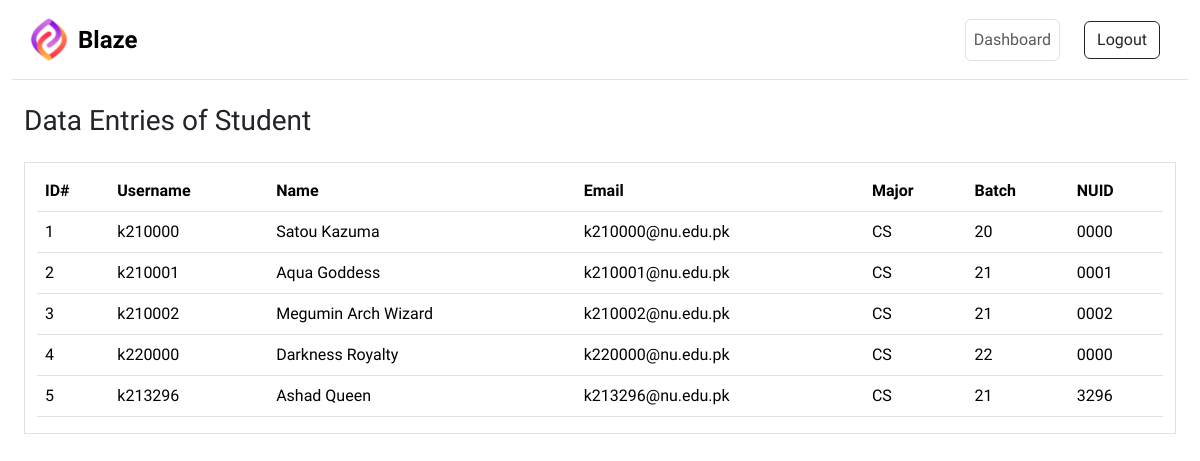
The app's page /administration/list_instance/student/ (signed in) with its own data.
### BlazeApp/models.py (models this page shows, shortened)
class Student(models.Model):
    Major_Choices = [
        ("CS", "Computer Science"),
        ("SE", "Software Engineering"),
        ("AI", "Artificial Intelligence"),
        ("CYS", "Cyber Security"),
        ("EE", "Electrical Engineering"),
    ]
    user = models.OneToOneField(User, on_delete=models.CASCADE, related_name="student")
    batch = models.CharField(
        max_length=2, null=True, validators=[validate_studentBatch]
    )
    nuid = models.CharField(max_length=4, null=True, validators=[validate_studentNUID])
    major = models.CharField(max_length=30, choices=Major_Choices, null=True)
    class Meta:
        verbose_name = "Student"
        verbose_name_plural = "Students"

class User(AbstractUser):
    profile_picture = models.ImageField(
        upload_to="profile_pics/",
        blank=True,
        null=True,
        default="profile_pics/Default_Profile_Picture.png",
        validators=[
            FileExtensionValidator(
                allowed_extensions=["jpg", "jpeg", "png"]
            ),  # Restrict allowed file extensions
            validate_profilePicture_size,  # Set a maximum file size limit (7 MB in this example)
        ],
    )
    follow = models.ManyToManyField(
        "self", symmetrical=False, related_name="followers", blank=True
    )
    class Meta:
        verbose_name = "User"
        verbose_name_plural = "Users"

### BlazeAdministration/customDecorator.py (the view)
    def _wrapped_view(request, *args, **kwargs):
        if request.user.is_authenticated and request.user.is_superuser:
            return view_func(request, *args, **kwargs)  # Allow access to admin users
        else:
            return views.page_not_found_404(request, exception=404)

### BlazeAdministration/customDecorator.py (called while the page is built)
def admin_required(view_func):
    def _wrapped_view(request, *args, **kwargs):
        if request.user.is_authenticated and request.user.is_superuser:
            return view_func(request, *args, **kwargs)  # Allow access to admin users
        else:
            return views.page_not_found_404(request, exception=404)
    return _wrapped_view

### BlazeAdministration/views.py (called while the page is built)
def list_instance(request, instanceModel):
    entitiesList = ["student", "faculty", "society"]
    if instanceModel not in entitiesList:
        return page_not_found_404(request, exception=404, message="Are you lost bro?")
    if instanceModel == entitiesList[0]:
        dataset = Student.objects.all()
    elif instanceModel == entitiesList[1]:
        dataset = Faculty.objects.all()
    else:
        dataset = Society.objects.all()
    return render(
        request,
        "BlazeAdministration/list_instance.html",
        {"model": instanceModel, "dataset": dataset},
    )

### BlazeAdministration/templates/BlazeAdministration/list_instance.html (shortened to what this page needs)
{% extends 'BlazeAdministration/base_01.html' %}
{% block body %}
  <div class="container-fluid">
    <div class="h3 mt-4 mb-4">Data Entries of {{ model|title }}</div>
    <div class="container-fluid my-3 border pt-2">
      <table class="table table-hover ">
        <thead>
          <tr>
            <th scope="col">ID#</th>
            <th scope="col">Username</th>
            <th scope="col">Name</th>
            <th scope="col">Email</th>
            {% if model == 'student' %}
              <th scope="col">Major</th>
              <th scope="col">Batch</th>
              <th scope="col">NUID</th>
            {% endif %}
          </tr>
        </thead>
        <tbody>
          {% for data in dataset %}
            <tr>
              <td>{{ data.pk }}</td>
              <td>{{ data.user.username }}</td>
              <td>{{ data.user.first_name }} {{ data.user.last_name }}</td>
              <td>{{ data.user.email }}</td>
              {% if model == 'student' %}
                <td>{{ data.major }}</td>
                <td>{{ data.batch }}</td>
                <td>{{ data.nuid }}</td>
              {% endif %}
            </tr>
          {% endfor %}
        </tbody>
      </table>
    </div>
  </div>
{% endblock %}

### BlazeAdministration/static/BlazeAdministration/BlazeAdministration_base_01.css (style rules this page uses)
body { font-family: 'Raleway', sans-serif; }

### records on screen
Student: pk "1", user.username "k210000", user.first_name "Satou", user.last_name "Kazuma", user.email "k210000@nu.edu.pk", major "CS", batch "20", nuid "0000"
Student: pk "2", user.username "k210001", user.first_name "Aqua", user.last_name "Goddess", user.email "k210001@nu.edu.pk", major "CS", batch "21", nuid "0001"
Student: pk "3", user.username "k210002", user.first_name "Megumin", user.last_name "Arch Wizard", user.email "k210002@nu.edu.pk", major "CS", batch "21", nuid "0002"
Student: pk "4", user.username "k220000", user.first_name "Darkness", user.last_name "Royalty", user.email "k220000@nu.edu.pk", major "CS", batch "22", nuid "0000"
Student: pk "5", user.username "k213296", user.first_name "Ashad", user.last_name "Queen", user.email "k213296@nu.edu.pk", major "CS", batch "21", nuid "3296"

### other values on screen
{{ model|title }} "Student"
